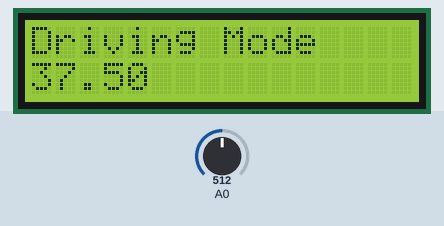
A sketch run on a simulated Arduino Uno, built with avr-gcc and run on an emulated ATmega328P. Parts: 16×2 character LCD. The inputs (shaded band) are chosen by the test bench; at power-on: A0 = 512. What the sketch prints to the serial monitor is not drawn.

Above: at 1.2 s.
1.3 s: A0 set to 716
At 4.0 s:
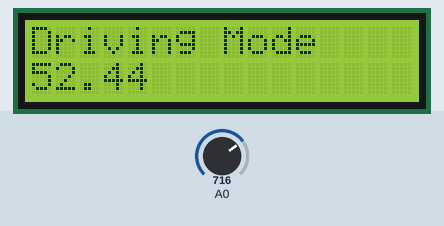
5.2 s: A0 set to 900
At 6.8 s:
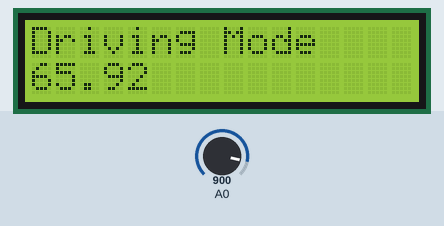
9.1 s: A0 set to 1023
At 9.7 s:
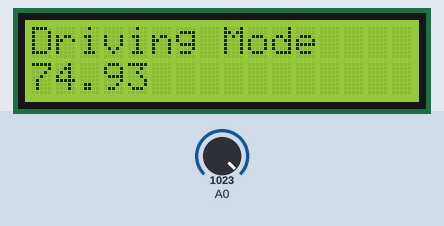
Timing chart, 0 to 12.1 s (numbered marks = the images above; inputs shaded):
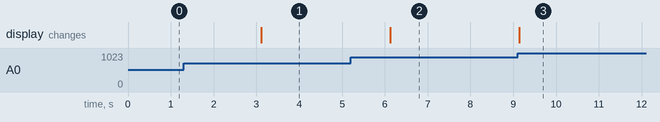

The sketch:

CAR_BAT_UNO_DRIVING_FINAL.ino
```cpp
#include <LiquidCrystal_I2C.h>

LiquidCrystal_I2C lcd(0x27, 16, 2);

void setup(){
  Serial.begin(115200);
  Serial.print("Serial connected\n");
  lcd.init();
  Serial.print("LCD connected\n");
  lcd.backlight();
  lcd.setCursor(0,0);
  lcd.print("Driving Mode");
}

void loop(){
  float a = analogRead(A0);
  a=a*5.0/1024.0*15;
  Serial.println(a);
  lcd.setCursor(0,1);
  lcd.print("          ");
  lcd.setCursor(0,1);
  lcd.print(a);

  delay(3000);
}
```

Measured:
- after the input at 1.3 s, the display: changes after 1.8 s (image 1)
- after the input at 5.2 s, the display: changes after 0.93 s (image 2)
- after the input at 9.1 s, the display: changes at once (image 3)
